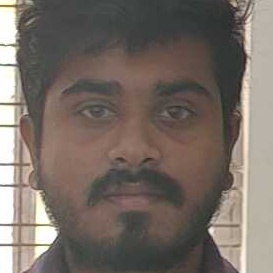
#> input picture images/Abhishek_19.jpg, 273 x 273 px; its folder holds only this picture in this run
$ python preprocessing.py
#> lines starting #> are read from the running program, lines starting #| are printed output that depends on the picture
#> further down, image is the input picture: shape (273, 273, 3); mean B, G, R 101.5, 108.8, 119.2
import os
import cv2
import numpy as np
import pickle

data_dir = os.path.join(os.getcwd(),"pickle_data")
img_dir = os.path.join(os.getcwd(),"images")

def preprocess(image):
    image = cv2.resize(image,(100,100))
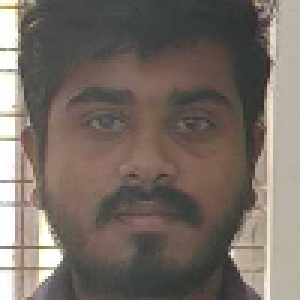
#> image: shape (100, 100, 3) (shown 3 times larger); mean of channels 0, 1, 2 101.4, 108.7, 119; drawn as B, G, R
    image = cv2.cvtColor(image,cv2.COLOR_BGR2GRAY)
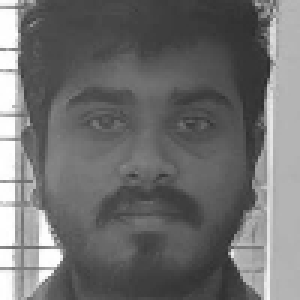
#> image: shape (100, 100) (shown 3 times larger); min 44, max 255, mean 111
    return image


images = []
labels = []

for i in os.listdir(img_dir):
    image = cv2.imread(os.path.join(img_dir,i))
    image = preprocess(image)
    images.append(image)
    labels.append(i.split('_')[0])


images = np.array(images)
labels = np.array(labels)


with open(os.path.join(data_dir,"images.p"),'wb') as f:
    pickle.dump(images,f)

with open(os.path.join(data_dir,"labels.p"),'wb') as f:
    pickle.dump(labels,f)

$ run again, on images/Abhishek_44.jpg
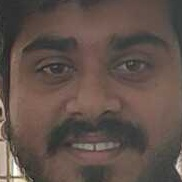
#> input picture images/Abhishek_44.jpg, 182 x 182 px
#> image is the input picture: shape (182, 182, 3); mean B, G, R 74.5, 81.3, 96.5
#> in preprocess, `image = cv2.cvtColor(image,cv2.COLOR_BGR2GRAY)`:
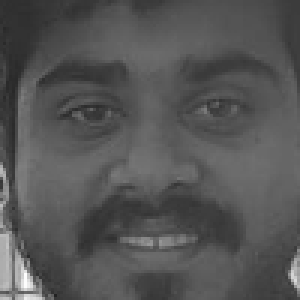
#> image: shape (100, 100) (shown 3 times larger); min 34, max 254, mean 85

$ run again, on images/Abhishek_61.jpg
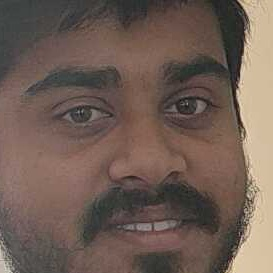
#> input picture images/Abhishek_61.jpg, 273 x 273 px
#> image is the input picture: shape (273, 273, 3); mean B, G, R 84.5, 94, 111.9
#> in preprocess, `image = cv2.resize(image,(100,100))`:
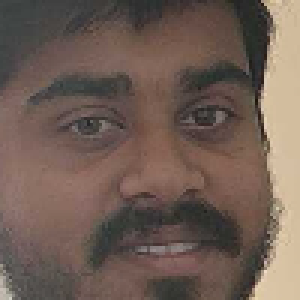
#> image: shape (100, 100, 3) (shown 3 times larger); mean of channels 0, 1, 2 84.4, 93.8, 111.8; drawn as B, G, R
#> in preprocess, `image = cv2.cvtColor(image,cv2.COLOR_BGR2GRAY)`:
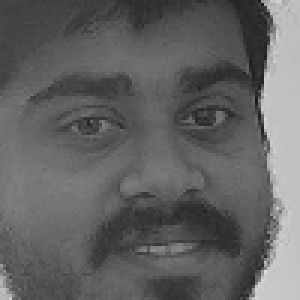
#> image: shape (100, 100) (shown 3 times larger); min 22, max 223, mean 98.1
